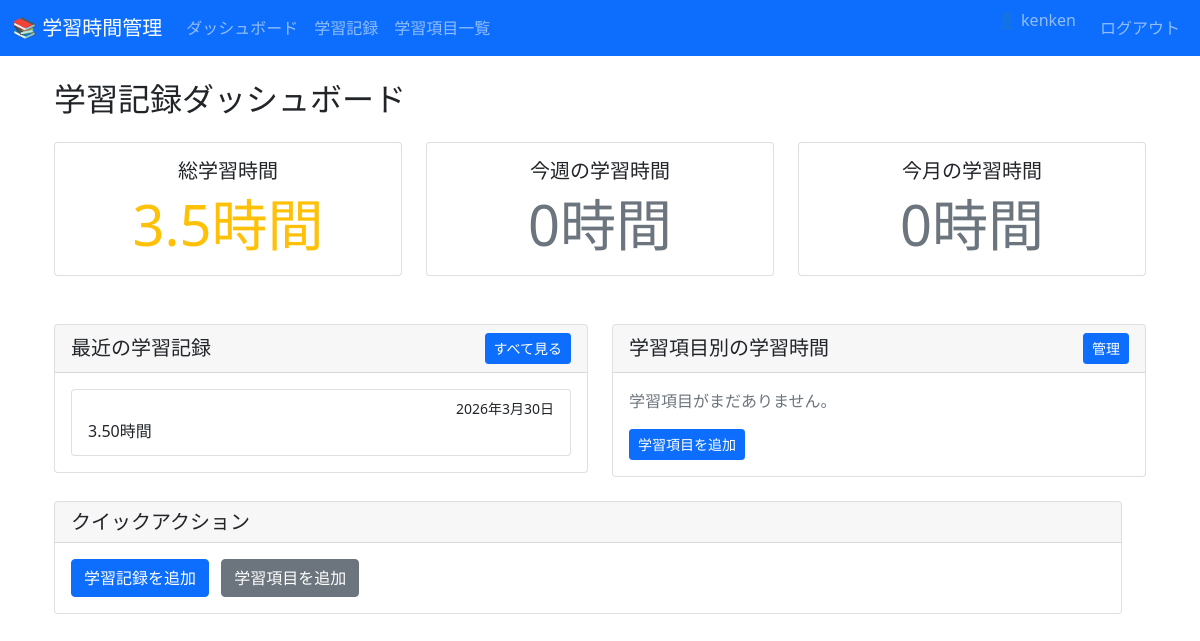
The page / (signed in) on the database as committed earlier.
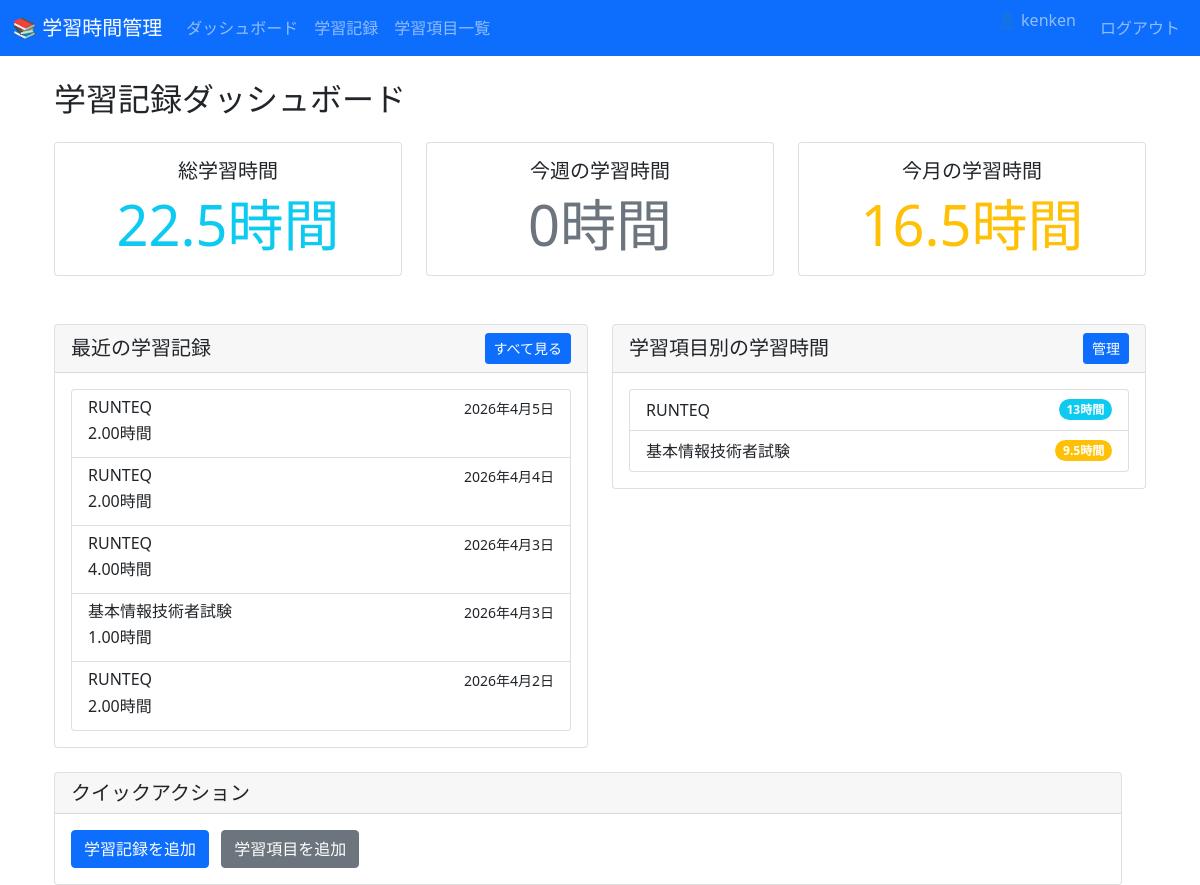
The same page on the database as committed later.
### records/models.py (models this page shows, shortened)
class StudyRecord(models.Model):
    user = models.ForeignKey(
        User,
        on_delete=models.CASCADE,
        related_name='study_records',
        verbose_name='ユーザー'
    )
    certification = models.ForeignKey(
        Certification,
        on_delete=models.CASCADE,
        related_name='study_records',
        verbose_name='学習項目',
        null=True,
        blank=True
    )
    date = models.DateField(verbose_name='学習日')
    hours = models.DecimalField(
        max_digits=4,
        decimal_places=2,
        verbose_name='学習時間'
    )
    description = models.TextField(
        blank=True,
        verbose_name='学習内容'
    )
    created_at = models.DateTimeField(auto_now_add=True)
    class Meta:
        verbose_name = '学習記録'
        verbose_name_plural = '学習記録'
        ordering = ['-date']

class Certification(models.Model):
    user = models.ForeignKey(
        User,
        on_delete=models.CASCADE,
        related_name='certifications',
        verbose_name='ユーザー'
    )
    name = models.CharField(max_length=100, verbose_name='学習項目名')
    created_at = models.DateTimeField(auto_now_add=True)
    class Meta:
        verbose_name = '学習項目'
        verbose_name_plural = '学習項目'
        ordering = ['name']
        constraints = [
            models.UniqueConstraint(
                fields=['user', 'name'],
                name='unique_user_certification'
            )
        ]

### records/views.py (the view)
# urls.py: path('', views.dashboard, name='dashboard'),
@login_required
def dashboard(request):
    today = datetime.now().date()
    start_of_week = today - timedelta(days=today.weekday())
    start_of_month = today.replace(day=1)
    user_records = StudyRecord.objects.filter(user=request.user)
    total_hours = user_records.aggregate(Sum('hours'))['hours__sum'] or 0
    weekly_hours = user_records.filter(
        date__gte=start_of_week
    ).aggregate(Sum('hours'))['hours__sum'] or 0
    monthly_hours = user_records.filter(
        date__gte=start_of_month
    ).aggregate(Sum('hours'))['hours__sum'] or 0
    recent_records = user_records[:5]
    cert_stats = []
    for cert in Certification.objects.filter(user=request.user):
        hours = user_records.filter(certification=cert).aggregate(Sum('hours'))['hours__sum'] or 0
        cert_stats.append({
            'name': cert.name,
            'hours': hours
        })
    context = {
        'total_hours': total_hours,
        'weekly_hours': weekly_hours,
        'monthly_hours': monthly_hours,
        'recent_records': recent_records,
        'cert_stats': cert_stats,
    }
    return render(request, 'records/dashboard.html', context)

### records/templates/records/dashboard.html (shortened to what the changed rows need)
{% extends 'records/base.html' %}
{% block content %}
<div class="container mt-4">
  <h2>学習記録ダッシュボード</h2>
  <div class="row mt-4">
  <div class="col-md-4">
    <div class="card text-center">
      <div class="card-body">
        <h5 class="card-title">総学習時間</h5>
        {% if total_hours >= 100 %}
          <p class="card-text display-4 text-success">{{ total_hours }}時間</p>
        {% elif total_hours >= 50 %}
          <p class="card-text display-4 text-primary">{{ total_hours }}時間</p>
        {% elif total_hours >= 20 %}
          <p class="card-text display-4 text-info">{{ total_hours }}時間</p>
        {% elif total_hours > 0 %}
          <p class="card-text display-4 text-warning">{{ total_hours }}時間</p>
        {% else %}
          <p class="card-text display-4 text-secondary">{{ total_hours }}時間</p>
        {% endif %}
      </div>
    </div>
  </div>
  <div class="col-md-4">
    <div class="card text-center">
      <div class="card-body">
        <h5 class="card-title">今月の学習時間</h5>
        {% if monthly_hours >= 80 %}
          <p class="card-text display-4 text-success">{{ monthly_hours }}時間</p>
        {% elif monthly_hours >= 40 %}
          <p class="card-text display-4 text-primary">{{ monthly_hours }}時間</p>
        {% elif monthly_hours >= 20 %}
          <p class="card-text display-4 text-info">{{ monthly_hours }}時間</p>
        {% elif monthly_hours > 0 %}
          <p class="card-text display-4 text-warning">{{ monthly_hours }}時間</p>
        {% else %}
          <p class="card-text display-4 text-secondary">{{ monthly_hours }}時間</p>
        {% endif %}
      </div>
    </div>
  </div>
</div>
  <div class="row mt-5">
    <div class="col-md-6">
      <div class="card">
        <div class="card-body">
          {% if recent_records %}
            <div class="list-group">
              {% for record in recent_records %}
                <div class="list-group-item">
                  <div class="d-flex justify-content-between">
                    <h6 class="mb-1">{{ record.certification.name }}</h6>
                    <small>{{ record.date }}</small>
                  </div>
                  <p class="mb-1">{{ record.hours }}時間</p>
                </div>
              {% endfor %}
            </div>
          {% else %}
            <p class="text-muted">学習記録がまだありません。</p>
          {% endif %}
        </div>
      </div>
    </div>
    <div class="col-md-6">
  <div class="card">
    <div class="card-body">
      {% if cert_stats %}
        <div class="list-group">
          {% for stat in cert_stats %}
            <div class="list-group-item d-flex justify-content-between align-items-center">
              {{ stat.name }}
              {% if stat.hours >= 50 %}
                <span class="badge bg-success rounded-pill">{{ stat.hours }}時間</span>
              {% elif stat.hours >= 20 %}
                <span class="badge bg-primary rounded-pill">{{ stat.hours }}時間</span>
              {% elif stat.hours >= 10 %}
                <span class="badge bg-info rounded-pill">{{ stat.hours }}時間</span>
              {% elif stat.hours > 0 %}
                <span class="badge bg-warning rounded-pill">{{ stat.hours }}時間</span>
              {% else %}
                <span class="badge bg-secondary rounded-pill">{{ stat.hours }}時間</span>
              {% endif %}
            </div>
          {% endfor %}
        </div>
      {% else %}
        <p class="text-muted">学習項目がまだありません。</p>
        <a href="{% url 'records:certification_create' %}" class="btn btn-sm btn-primary">学習項目を追加</a>
      {% endif %}
    </div>
  </div>
</div>
</div>
{% endblock %}

Rows that differ between the two databases and show on the page:
no longer on this page (row edited): StudyRecord: date "2026年3月30日", hours "3.50"
added StudyRecord: certification.name "RUNTEQ", date "2026年4月5日", hours "2.00"
added StudyRecord: certification.name "RUNTEQ", date "2026年4月4日", hours "2.00"
added StudyRecord: certification.name "RUNTEQ", date "2026年4月3日", hours "4.00"
added StudyRecord: certification.name "基本情報技術者試験", date "2026年4月3日", hours "1.00"
added StudyRecord: certification.name "RUNTEQ", date "2026年4月2日", hours "2.00"
added Certification: name "RUNTEQ"
added Certification: name "基本情報技術者試験"
Other text that changed with them:
{{ total_hours }}: (not shown) → "22.5"
{{ monthly_hours }}: (not shown) → "16.5"
{{ total_hours }}: "3.5" → (not shown)
{{ monthly_hours }}: "0" → (not shown)
text no longer shown: "学習項目がまだありません。 学習項目を追加"
new list line: "13 時間"
new list line: "9.5 時間"
